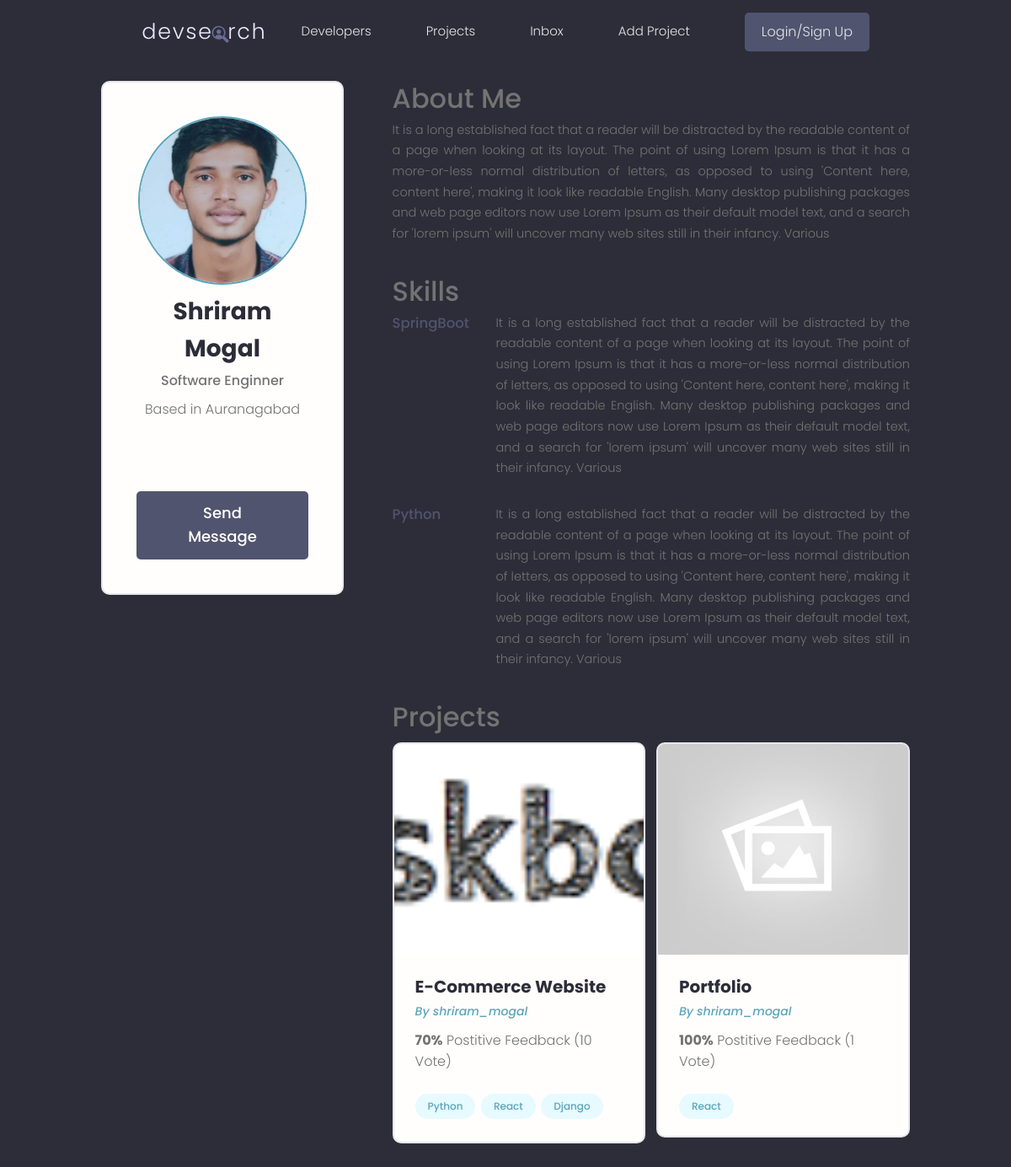
Page /profile/e2963798-7535-4755-91f4-48cd18173f0e on the committed database.
### users/models.py (models this page shows, shortened)
class Profile(models.Model):
    user = models.OneToOneField(User, on_delete=models.CASCADE, blank=True, null=True)
    name = models.CharField(max_length=200, blank=True, null=True)
    username = models.CharField(max_length=200, blank=True, null=True)
    email = models.EmailField(max_length=500, blank=True, null=True)
    short_intro = models.CharField(max_length=500, blank=True,null=True)
    intro = models.TextField(max_length=500, blank=True,null=True)
    profile_image = models.ImageField(
        null = True, blank= True, upload_to = 'profiles/',default='profiles/user-default.png')
    location = models.CharField(max_length=200, blank=True, null=True)
    social_github = models.CharField(max_length=200, blank=True, null=True)
    social_twitter = models.CharField(max_length=200, blank=True, null=True)
    social_linkedin = models.CharField(max_length=200, blank=True, null=True)
    social_website = models.CharField(max_length=200, blank=True, null=True)
    social_stackoverflow = models.CharField(max_length=200, blank=True, null=True)
    created = models.DateTimeField(auto_now_add=True)
    id = models.UUIDField(default=uuid.uuid4, unique=True,
                                     primary_key=True, editable=False)
    def __str__(self) -> str:
        return str(self.user.username)

class Skill(models.Model):
    owner = models.ForeignKey(Profile, on_delete=models.CASCADE, blank=True, null=True)
    name = models.CharField(max_length=200, blank=True, null=True)
    description =  models.TextField(max_length=500, blank=True,null=True)
    created = models.DateTimeField(auto_now_add=True)
    id = models.UUIDField(default=uuid.uuid4, unique=True,
                                     primary_key=True, editable=False)

### projects/models.py (models this page shows, shortened)
class Project(models.Model):
    title = models.CharField(max_length=200)
    owner = models.ForeignKey(Profile, blank=True, null=True, on_delete=models.SET_NULL)
    decription = models.TextField(null=True, blank=True)
    demo_link = models.CharField(max_length=2000, null=True, blank=True)
    source_link =models.CharField(max_length=2000, null=True, blank=True)
    featured_image = models.ImageField(null= True, blank=True, default='default.jpg')
    tag = models.ManyToManyField(Tag, blank= True)
    vote_total = models.IntegerField(default=0, null= True, blank=True)
    vote_ratio = models.IntegerField(default=0, null= True, blank=True)
    created = models.DateTimeField(auto_now_add=True)
    id = models.UUIDField(default=uuid.uuid4, unique=True,
                                     primary_key=True, editable=False)

class Tag(models.Model):
    name = models.CharField(max_length=500)
    created = models.DateTimeField(auto_now_add=True)
    id = models.UUIDField(default=uuid.uuid4, unique=True,
                                     primary_key=True, editable=False)
    def __str__(self) -> str:
        return self.name

### users/views.py (the view)
# urls.py: path('profile/<str:pk>', views.profile, name="user-profile"),
def profile(request,pk):
    profile = Profile.objects.get(id = pk)
    topSkill = profile.skill_set.exclude(description__exact="")
    otherSkill = profile.skill_set.filter(description="")
    context = {"profile":profile,"topSkill": topSkill,"otherSkill": otherSkill }
    return render(request,"users/user-profile.html",context)

### users/templates/users/user-profile.html (shortened to what this page needs)
{%extends 'main.html'%}
{%block content%}
<main class="profile my-md">
    <div class="container">
      <div class="layout">
        <div class="column column--1of3">
          <div class="card text-center">
            <div class="card__body dev">
              <img class="avatar avatar--xl" src="{{profile.profile_image.url}}" />
              <h2 class="dev__name">{{profile.name}}</h2>
              <p class="dev__title">{{profile.short_intro}}</p>
              <p class="dev__location">Based in {{profile.location}}</p>
              <ul class="dev__social">
              </ul>
              <a href="#" class="btn btn--sub btn--lg">Send Message </a>
            </div>
          </div>
        </div>
        <div class="column column--2of3">
          <div class="devInfo">
            <h3>About Me</h3>
            <p class="devInfo__about"> {{profile.intro}}</p>
          </div>
          <div class="devInfo">
            <h3>Skills</h3>
            <div class="devInfo__skills">
                {% for skill in topSkill %}
              <div class="devSkill">
                <h4 class="devSkill__title">{{skill.name}}</h4>
                <p class="devSkill__info">{{skill.description}}</p>
              </div>
              {%endfor%}
            </div>
          </div>
          <div class="devInfo">
            <h3 class="">Projects</h3>
            <div class="grid grid--two">
            {%for project in profile.project_set.all%}
              <div class="column">
                <div class="card project">
                  <a href="single-project.html" class="project">
                    <img class="project__thumbnail" src="{{project.featured_image.url}}" alt="project thumbnail" />
                    <div class="card__body">
                      <h3 class="project__title">{{project.title}}</h3>
                      <p><a class="project__author" href="#">By {{project.owner}}</a></p>
                      <p class="project--rating">
                        <span style="font-weight: bold;">{{project.vote_ratio}}%</span> Postitive
                        Feedback ({{project.vote_total}} Vote{{vote_total|pluralize:'s'}})
                      </p>
                      <div class="project__tags">
                        {%for tag in project.tag.all%}
                        <span class="tag tag--pill tag--main">
                          <small>{{tag}}</small>
                        </span>
                        {%endfor%}
                      </div>
                    </div>
                  </a>
                </div>
              </div>
              {%endfor%}
            </div>
          </div>
        </div>
      </div>
    </div>
  </main>
{%endblock content%}

### static/styles/app.css (style rules this page uses)
:root { --color-sub: #2d2d39; }
.btn--sub { background-color: var(--color-sub-light); }
.card { border: 2px solid var(--color-light); }
img { width: 100%; }
.profile .card > .dev { padding: 4rem; }
.dev__name { color: var(--color-sub); font-size: 2.8rem; font-weight: 700; margin-top: 1rem; margin-bottom: 0.5rem; }
.dev__title { font-size: 1.6rem; font-weight: 500; line-height: 1.3; }
.dev__location { margin-top: 1rem; }
.dev__social { margin: 3rem 0; list-style: none; display: flex; justify-content: center; gap: 1.5rem; }
.devInfo { margin-bottom: 3rem; }
.devInfo__about, .devSkill__info { font-size: 1.45rem; line-height: 1.7; text-align: justify; }
.devSkill { margin-bottom: 3rem; }
.devSkill__title { font-size: 1.65rem; font-weight: 500; color: var(--color-sub-light); }
@media screen and (min-width: 700px) { .devSkill { display: flex; justify-content: space-between; gap: 3rem; } }
@media screen and (min-width: 700px) { .devSkill__info { flex-basis: 80%; } }
.project__author { font-size: 1.4rem; font-style: italic; }
.project--rating { margin-bottom: 1.6em; margin-top: .5em; }
.project__thumbnail { height: 25rem; object-fit: cover; object-position: top center; }
.project__title { font-size: 2rem; font-weight: 700; color: var(--color-sub); }

### static/uikit/styles/modules/_variables.css (style rules this page uses)
:root { --color-main: #5aa5b9; --color-main-light: #e6faff; --color-sub: #3f4156; --color-sub-light: #51546e; --color-sub-lighter: #ededfd; --color-text: #737373; --color-gray: #8b8b8b; --color-light: #e5e7eb; --color-light-gray: #767676; --color-bg: #f8fafd; --color-white: #fffefd; --color-white-light: #f3f3f3; --color-success: #359e64; --color-success-bg: #def8e8; --color-error: #fc4b0b; --color-error-bg: #fff2ee; --font-base: 'Poppins', arial, helvetica, 'Segoe UI', roboto, ubuntu, sans-serif; --font-monospace: 'Fira Code', 'Courier New', courier, monospace; --font-regular: 300; --font-medium: 500; --font-bold: 700; --generic-shadow: 1px 1px 5px #00000010; --generic-transition: all 0.3s ease-in-out; }

### static/uikit/styles/modules/_base.css (style rules this page uses)
* { margin: 0; padding: 0; box-sizing: border-box; text-rendering: optimizeLegibility; color: inherit; font-size: inherit; }
html { font-size: 50%; }
@media only screen and (min-width: 480px) { html { font-size: 56.25%; } }
@media only screen and (min-width: 1200px) { html { font-size: 62.5%; } }
body { line-height: 1.6; font-weight: 400; font-size: 1.5rem; color: var(--color-text); background-color: var(--color-bg); min-height: 100vh; }

### static/uikit/styles/modules/_typography.css (style rules this page uses)
* { font-family: var(--font-base); }
h2 { font-size: 3.6rem; font-weight: var(--font-bold); }
h3 { font-size: 3.2rem; font-weight: var(--font-medium); }
h4 { font-size: 2.8rem; font-weight: var(--font-medium); }
p, span, strong { font-size: 1.6rem; color: var(--color-text); font-weight: var(--font-regular); }
a { padding-bottom: 2px; text-decoration: none; display: inline-block; color: var(--color-main); font-weight: var(--font-medium); }

### static/uikit/styles/modules/_utilities.css (style rules this page uses)
.container { width: 92%; max-width: 165rem; margin: 0 auto; box-sizing: border-box; }
@media screen and (min-width: 1000px) { .container { width: 90%; } }
@media screen and (min-width: 1200px) { .container { width: 80%; } }
.text-center { text-align: center; }
.my-md { margin: 3rem auto; }

### static/uikit/styles/modules/_avatar.css (style rules this page uses)
.avatar { border-radius: 50%; border: 2px solid var(--color-main); object-fit: cover; }
.avatar--xl { height: 20rem; width: 20rem; }

### static/uikit/styles/modules/_button.css (style rules this page uses)
.btn { display: inline-block; position: relative; cursor: pointer; background-color: var(--color-light); font-weight: var(--font-medium); color: var(--color-sub); text-decoration: none; padding: 1rem 2rem; border-radius: 0.5rem; border: none; width: -webkit-fit-content; width: -moz-fit-content; width: fit-content; height: -webkit-fit-content; height: -moz-fit-content; height: fit-content; font-size: 1.6rem; outline-width: 0; outline-color: transparent; -webkit-backface-visibility: hidden; backface-visibility: hidden; transition: all 0.3s ease-in-out; }
.btn--sub { background-color: var(--color-sub); color: var(--color-white); }
.btn--lg { font-size: 1.8rem; padding: 1.2rem 4.5rem; }

### static/uikit/styles/modules/_card.css (style rules this page uses)
.card { border-radius: 1rem; background-color: var(--color-white); border: 1.5px solid var(--color-light); width: auto; height: auto; margin-top: 0.5rem; margin-bottom: 0.5rem; overflow: hidden; }
.card__body, .card__header { padding: 2rem 2.5rem; }

### static/uikit/styles/modules/_layout.css (style rules this page uses)
.layout { display: flex; flex-flow: row wrap; justify-content: space-between; }
.layout > .column { margin-bottom: 3rem; }
.layout > .column.column--1of3 { flex-basis: 30%; }
.layout > .column.column--2of3 { flex-basis: 64%; }

### rows in the picture
Profile: profile_image (picture), name "Shriram Mogal", short_intro "Software Enginner", location "Auranagabad", intro "It is a long established fact that a reader will be distracted by the readable content of a page when looking at its layout. The point of using Lorem Ipsum is that it has a more-or-less normal distribution of letters, as opposed to using 'Content here, content here', making it look like readable English. Many desktop publishing packages and web page editors now use Lorem Ipsum as their default model text, and a search for 'lorem ipsum' will uncover many web sites still in their infancy. Various"
Skill: name "SpringBoot", description "It is a long established fact that a reader will be distracted by the readable content of a page when looking at its layout. The point of using Lorem Ipsum is that it has a more-or-less normal distribution of letters, as opposed to using 'Content here, content here', making it look like readable English. Many desktop publishing packages and web page editors now use Lorem Ipsum as their default model text, and a search for 'lorem ipsum' will uncover many web sites still in their infancy. Various"
Skill: name "Python", description "It is a long established fact that a reader will be distracted by the readable content of a page when looking at its layout. The point of using Lorem Ipsum is that it has a more-or-less normal distribution of letters, as opposed to using 'Content here, content here', making it look like readable English. Many desktop publishing packages and web page editors now use Lorem Ipsum as their default model text, and a search for 'lorem ipsum' will uncover many web sites still in their infancy. Various"
Project: featured_image (picture), title "E-Commerce Website", owner "shriram_mogal", vote_ratio "70", vote_total "10"
Tag: name "Python"
Tag: name "React"
Tag: name "Django"
Project: featured_image (placeholder picture), title "Portfolio", owner "shriram_mogal", vote_ratio "100", vote_total "1"
